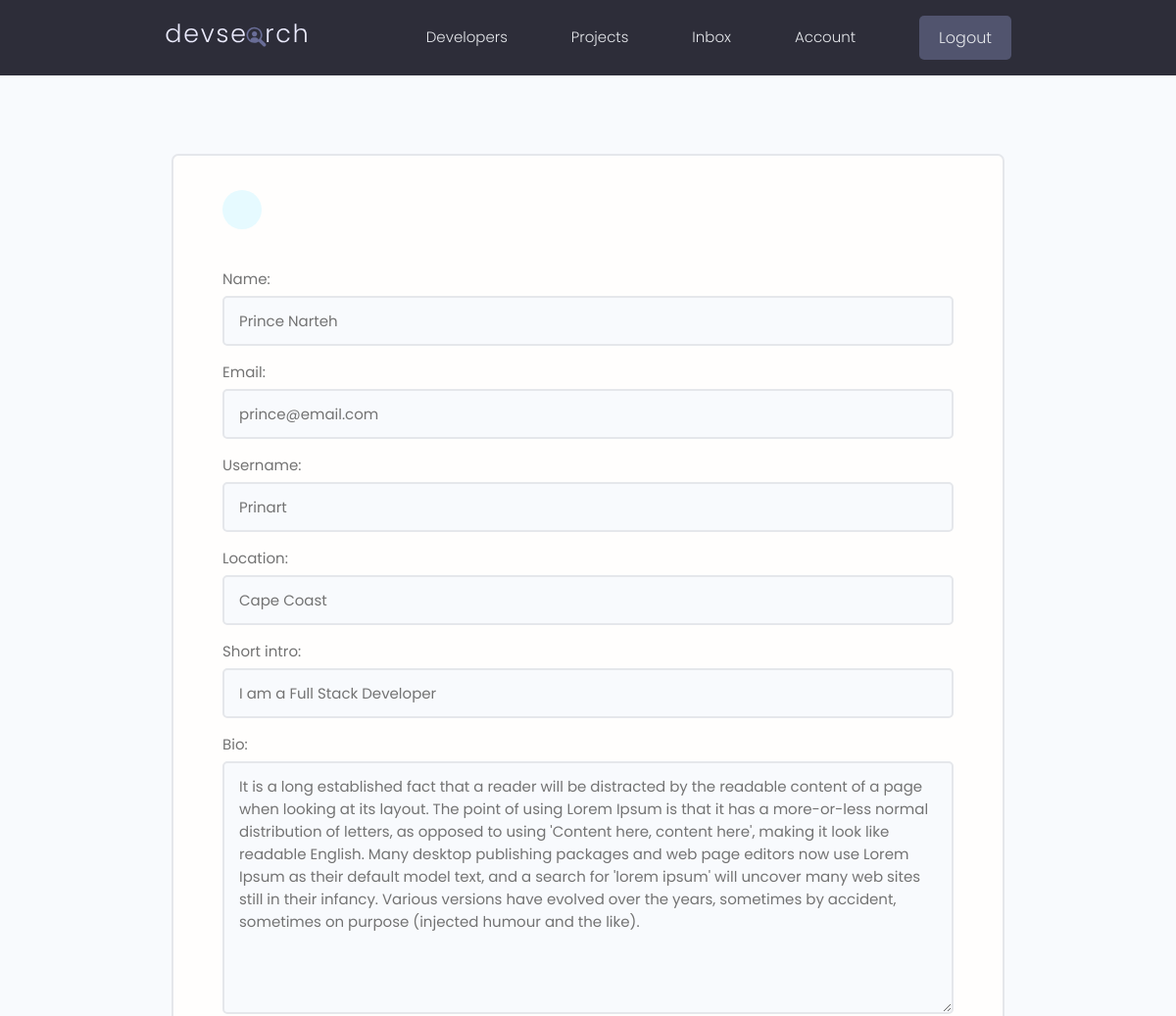
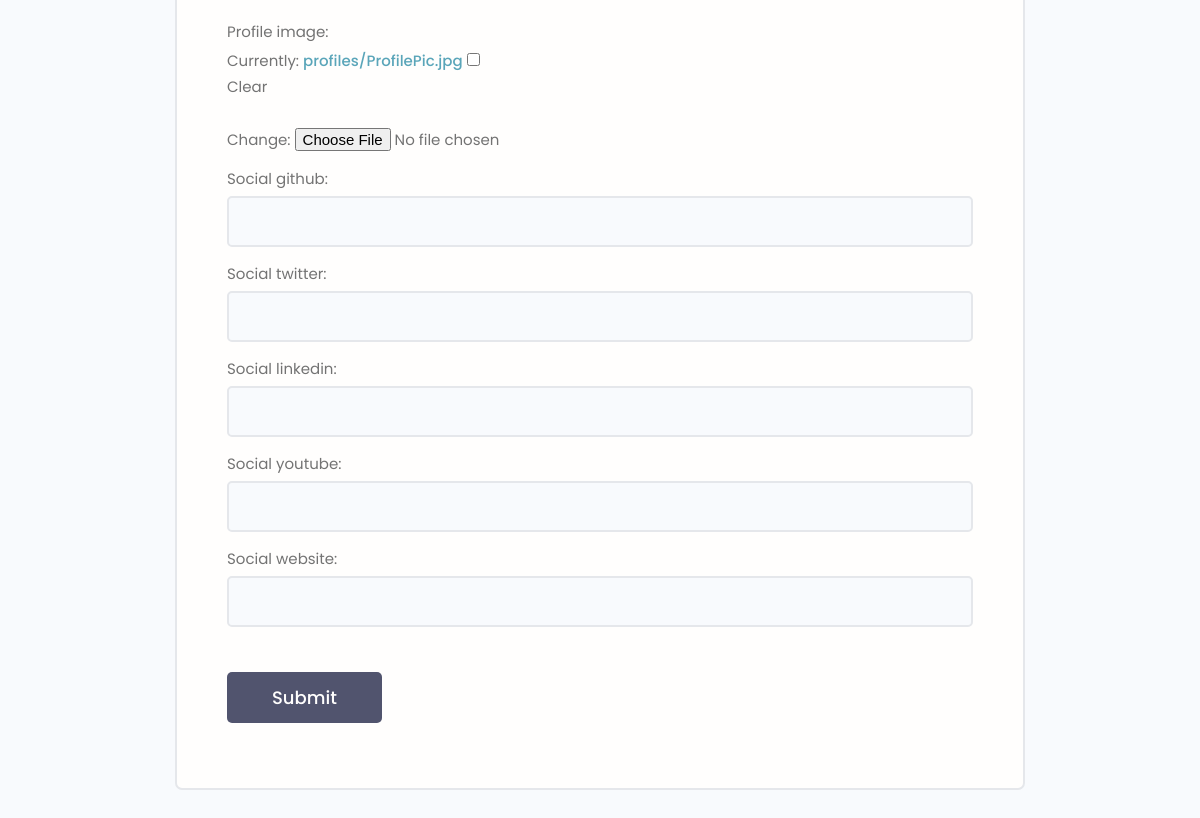
The page /edit-account/ (signed in) on the database as committed earlier (2 pictures, top to bottom).
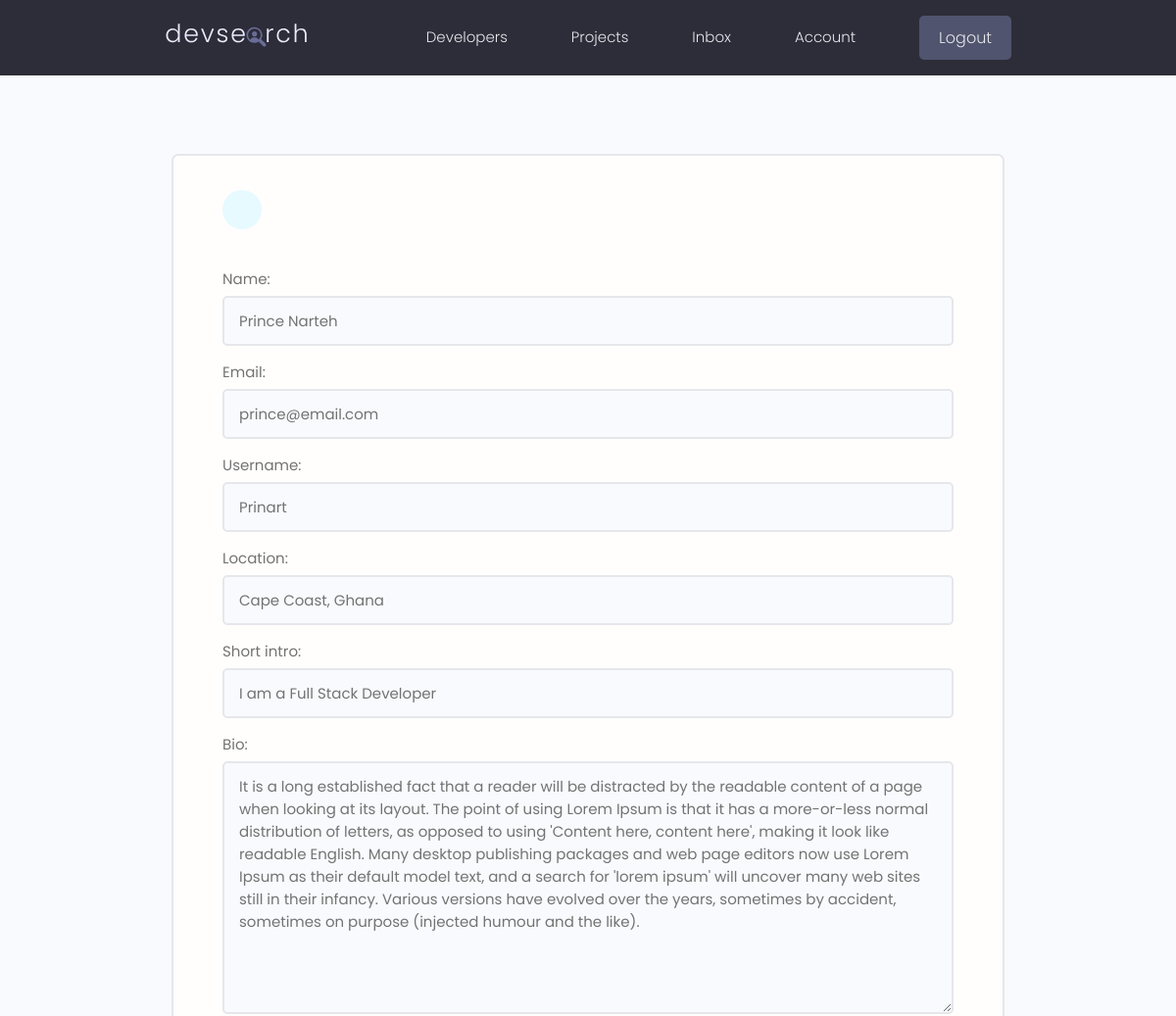
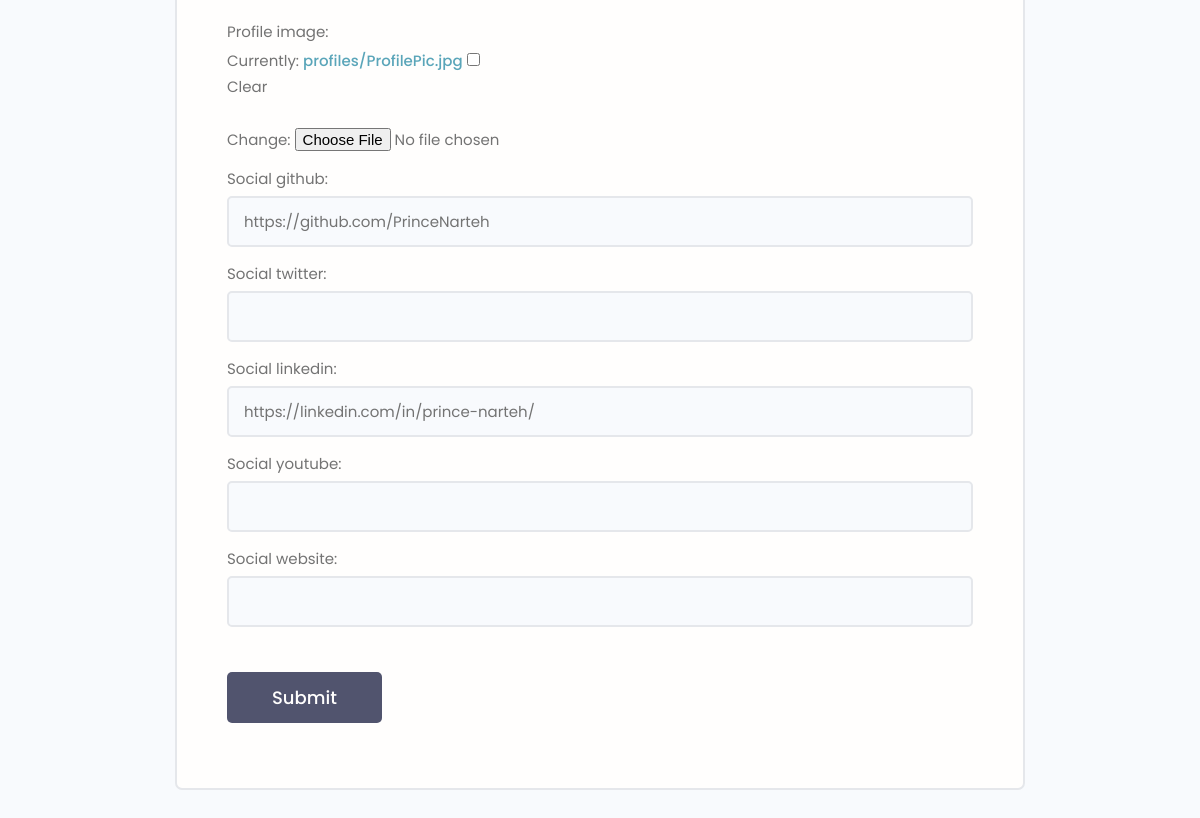
The same page on the database as committed later (2 pictures, top to bottom).
### users/models.py (models this page shows, shortened)
class Profile(models.Model):
    id = models.UUIDField(default=uuid.uuid4, unique=True,
                          primary_key=True, editable=False)
    user = models.OneToOneField(
        User, on_delete=models.CASCADE, null=True, blank=True)
    name = models.CharField(max_length=200, blank=True, null=True)
    email = models.EmailField(max_length=200, blank=True, null=True)
    username = models.CharField(max_length=200, blank=True, null=True)
    location = models.CharField(max_length=200, blank=True, null=True)
    short_intro = models.CharField(max_length=200, blank=True, null=True)
    bio = models.TextField(null=True, blank=True)
    profile_image = models.ImageField(
        null=True, blank=True, upload_to='profiles/', default='profiles/user-default.png')
    social_github = models.CharField(max_length=200, blank=True, null=True)
    social_twitter = models.CharField(max_length=200, blank=True, null=True)
    social_linkedin = models.CharField(max_length=200, blank=True, null=True)
    social_youtube = models.CharField(max_length=200, blank=True, null=True)
    social_website = models.CharField(max_length=200, blank=True, null=True)
    created_at = models.DateTimeField(auto_now_add=True)
    updated_at = models.DateTimeField(auto_now=True)

### users/views.py (the view)
# urls.py: path('edit-account/', views.editAccount, name='edit-account'),
@login_required(login_url='login')
def editAccount(request):
    profile: Profile = request.user.profile
    form = ProfileForm(instance=profile)
    if request.method == "POST":
        form = ProfileForm(request.POST, request.FILES, instance=profile)
        if form.is_valid():
            form.save()
            return redirect('account')
    context = {"form": form}
    return render(request, 'users/profile_form.html', context)

### users/forms.py
class ProfileForm(ModelForm):
    class Meta:
        model = Profile
        exclude = ['user']
    def __init__(self, *args, **kwargs):
        super(ProfileForm, self).__init__(*args, **kwargs)
        for name, field in self.fields.items():
            field.widget.attrs.update({'class': 'input'})

### users/templates/users/profile_form.html (shortened to what this page needs)
{% extends 'main.html' %}
{% block content %}
    <main class="formPage my-xl">
        <div class="content-box">
            <div class="formWrapper">
                <a class="backButton" href="{% url 'account' %}"></a>
                <br>
                <form action="{% url 'edit-account' %}" method="POST" enctype="multipart/form-data" class="form">
                    {% for field in form %}
                      <div class="form__field">
                          <label for="formInput#text">{{ field.label}}: </label>
                          {{ field }}
                      </div>
                    {% endfor %}
                    <input class="btn btn--sub btn--lg  my-md" type="submit" value="Submit" />
                </form>
            </div>
        </div>
    </main>
{% endblock content %}

Rows that differ between the two databases and show on the page:
changed Profile "Prince Narteh": location "Cape Coast" → "Cape Coast, Ghana"; social_github (not shown) → "https://github.com/PrinceNarteh"; social_linkedin (not shown) → "https://linkedin.com/in/prince-narteh/"
